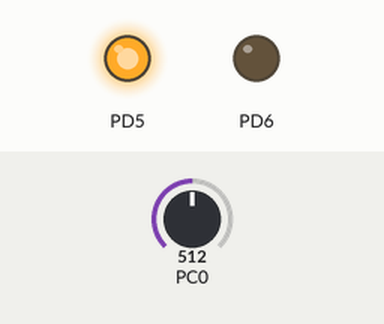
This program was run on a simulated ATmega328P, built with avr-gcc and emulated at 16 MHz. On the bench: output pins drawn as LEDs (lit = HIGH). The test bench sets the inputs (shaded band); at power-on: PC0 = 512.

Above: at 1.0 s.
At 3.0 s:
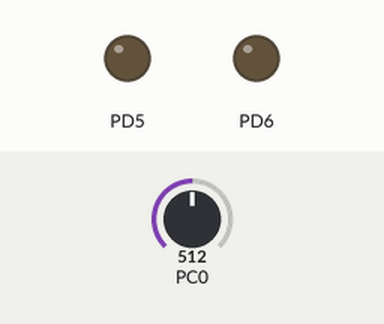
Timing chart, 0 to 5.2 s (numbered marks = the images above):
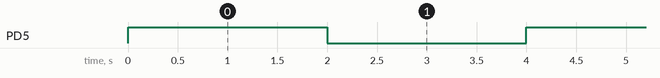

The program:

main.c
```c
/*
 * PWMTEST.c
 *
 * Created: 4/26/2020 12:33:48 AM
 * Author : Natchapon
 */
#define F_CPU 16000000UL
#include <avr/io.h>
#include <avr/delay.h>
#include "COMMON/common.h"
#include "main.h"
//#include "ADC/ADC.h"

void PWMInit();
void IOInit();
U2 mapValue(U2 tmp_duty);
void ADCInit();
U2 readADC();
U2 duty;

int main(void)
{
	PWMInit();
	IOInit();
	ADCInit();
	duty = 0;

    while (1)
    {
		//ADCInit();
		duty = readADC();
		duty = mapValue(duty);
		OCR0A = duty;
		PORTD |= 1 << DDD6;
    }
}

void IOInit()
{
	DDRD |= (1 << DDD6) | (1 << DDD5); //digital pin 6 is output
	PORTD = 0x00;
}

void PWMInit()
{
	OCR0A = 0;
	// set PWM for 0% duty cycle

	TCCR0A |= (1 << COM0A1);
	// set none-inverting mode

	TCCR0A |= (1 << WGM01) | (1 << WGM00);
	// set fast PWM Mode
}


U2 mapValue(U2 tmp_duty)
{
	return (tmp_duty * 255) / 1023;
}

void ADCInit()
{
	ADMUX = 0;         // use #0 ADC
	ADMUX |= (1 << REFS0);    // use AVcc as the reference
	ADMUX &= ~(1 << ADLAR);   // clear for 10 bit resolution

	ADCSRA |= (1 << ADPS2) | (1 << ADPS1) | (1 << ADPS0);    // 128 prescale for 8Mhz
	ADCSRA |= (1 << ADEN);    // Enable the ADC

	/*
	ADCSRA |= (1 << ADSC);

	while(ADCSRA & (1 << ADSC))
	{
		PORTD |= (1 << DDD5);
	}

	PORTD |= ~(1 << DDD5);
	*/
}

U2 readADC()
{
	ADCSRA |= (1 << ADSC);

	while(ADCSRA & (1 << ADSC))
	{
		PORTD |= (1 << DDD5);
		_delay_ms(2000);
		PORTD &= ~(1 << DDD5);
		_delay_ms(2000);
	}


	return ADC;
}
```

common.h
```c
#ifndef _COMMON_H_
#define _COMMON_H_

typedef unsigned char U1;
typedef signed char S1;
typedef unsigned short U2;
typedef signed short S2;
typedef	unsigned int U4;
typedef signed int S4;


#define SET	(0x01)
#define CLR (0x00)

#define ON (0x01)
#define OFF (0x00)

#endif
```

main.h
```c
#ifndef _MAIN_H_
#define _MAIN_H_

int main(void);
void PWMInit();
void IOInit();

#endif
```

Measured:
- by itself, PD5: alternates HIGH for 2.0 s and LOW for 2.0 s
